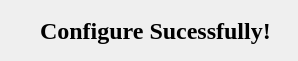
<?xml version="1.0" encoding="UTF-8"?>
<ui version="4.0">
 <class>config</class>
 <widget class="QWidget" name="config">
  <property name="geometry">
   <rect>
    <x>0</x>
    <y>0</y>
    <width>298</width>
    <height>61</height>
   </rect>
  </property>
  <property name="windowTitle">
   <string>config</string>
  </property>
  <widget class="QLabel" name="label">
   <property name="geometry">
    <rect>
     <x>40</x>
     <y>10</y>
     <width>241</width>
     <height>41</height>
    </rect>
   </property>
   <property name="font">
    <font>
     <family>Times New Roman</family>
     <pointsize>18</pointsize>
     <weight>75</weight>
     <bold>true</bold>
    </font>
   </property>
   <property name="text">
    <string>Configure Sucessfully!</string>
   </property>
  </widget>
 </widget>
 <layoutdefault spacing="6" margin="11"/>
 <resources/>
 <connections/>
</ui>
